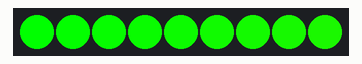
Bench run of a sketch on a simulated Arduino Mega 2560, built with avr-gcc and run on an emulated ATmega2560. On the bench: 9 RGB LEDs in strip order, left to right. Wiring (inferred from the names in the program): WS2801 LEDs: data pin 35; clock pin 39.

Above: at 13.73 s.
At 16.45 s:
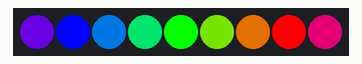
At 18.86 s:
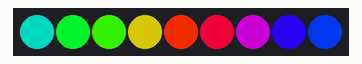
At 23.99 s:
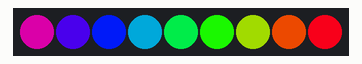
At 24.6 s:
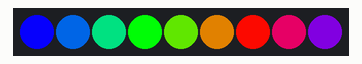
At 35.46 s:
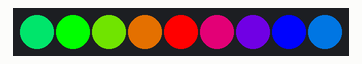

The sketch:

test1.ino
```cpp
#include "WS2801_Soft2.h"


/*****************************************************************************
Example sketch for driving WS2801 pixels
*****************************************************************************/

// Choose which 2 pins you will use for output.
// Can be any valid output pins.
// The colors of the wires may be totally different so
// BE SURE TO CHECK YOUR PIXELS TO SEE WHICH WIRES TO USE!
int dataPin0 = 37;
int dataPin1 = 36;
int dataPin2 = 35;
int clockPin = 39;
// Don't forget to connect the ground wire to Arduino ground,
// and the +5V wire to a +5V supply


// Set the first variable to the NUMBER of pixels. 25 = 25 pixels in a row
WS2801_Soft2 strip = WS2801_Soft2(dataPin0, dataPin1, dataPin2, clockPin);

// Optional: leave off pin numbers to use hardware SPI
// (pinout is then specific to each board and can't be changed)
//WS2801 strip = WS2801(25);

void setup() {

  strip.begin();

  // Update LED contents, to start they are all 'off'
  strip.show();
}


void loop() {
  // Some example procedures showing how to display to the pixels
 /* strip.setPixelColor(0, 255, 0, 0);
  strip.show();   // write all the pixels out
  delay(1000);
  strip.setPixelColor(0, 0, 255, 0);
  strip.show();   // write all the pixels out
  delay(1000);
  strip.setPixelColor(0, 0, 0, 255);
  strip.show();   // write all the pixels out
  delay(1000);
  strip.setPixelColor(0, 0, 0, 0);
  strip.show();   // write all the pixels out
  delay(1000);
  strip.setPixelColor(1, 255, 0, 0);
  strip.show();   // write all the pixels out
  delay(1000);
  strip.setPixelColor(1, 0, 255, 0);
  strip.show();   // write all the pixels out
  delay(1000);
  strip.setPixelColor(1, 0, 0, 255);
  strip.show();   // write all the pixels out
  delay(1000);
  strip.setPixelColor(1, 0, 0, 0);
  strip.show();   // write all the pixels out
  delay(1000);
  strip.setPixelColor(2, 255, 0, 0);
  strip.show();   // write all the pixels out
  delay(1000);
  strip.setPixelColor(2, 0, 255, 0);
  strip.show();   // write all the pixels out
  delay(1000);
  strip.setPixelColor(2, 0, 0, 255);
  strip.show();   // write all the pixels out
  delay(1000);
  strip.setPixelColor(2, 0, 0, 0);
  strip.show();   // write all the pixels out
  delay(1000);
  strip.setPixelColor(3, 255, 0, 0);
  strip.show();   // write all the pixels out
  delay(1000);
  strip.setPixelColor(3, 0, 255, 0);
  strip.show();   // write all the pixels out
  delay(1000);
  strip.setPixelColor(3, 0, 0, 255);
  strip.show();   // write all the pixels out
  delay(1000);
  strip.setPixelColor(3, 0, 0, 0);
  strip.show();   // write all the pixels out
  delay(1000);
  strip.setPixelColor(4, 255, 0, 0);
  strip.show();   // write all the pixels out
  delay(1000);
  strip.setPixelColor(4, 0, 255, 0);
  strip.show();   // write all the pixels out
  delay(1000);
  strip.setPixelColor(4, 0, 0, 255);
  strip.show();   // write all the pixels out
  delay(1000);
  strip.setPixelColor(4, 0, 0, 0);
  strip.show();   // write all the pixels out
  delay(1000);
  strip.setPixelColor(5, 255, 0, 0);
  strip.show();   // write all the pixels out
  delay(1000);
  strip.setPixelColor(5, 0, 255, 0);
  strip.show();   // write all the pixels out
  delay(1000);
  strip.setPixelColor(5, 0, 0, 255);
  strip.show();   // write all the pixels out
  delay(1000);
  strip.setPixelColor(5, 0, 0, 0);
  strip.show();   // write all the pixels out
  delay(1000);
  strip.setPixelColor(6, 255, 0, 0);
  strip.show();   // write all the pixels out
  delay(1000);
  strip.setPixelColor(6, 0, 255, 0);
  strip.show();   // write all the pixels out
  delay(1000);
  strip.setPixelColor(6, 0, 0, 255);
  strip.show();   // write all the pixels out
  delay(1000);
  strip.setPixelColor(6, 0, 0, 0);
  strip.show();   // write all the pixels out
  delay(1000);
    strip.setPixelColor(7, 255, 0, 0);
  strip.show();   // write all the pixels out
  delay(1000);
  strip.setPixelColor(7, 0, 255, 0);
  strip.show();   // write all the pixels out
  delay(1000);
  strip.setPixelColor(7, 0, 0, 255);
  strip.show();   // write all the pixels out
  delay(1000);
  strip.setPixelColor(7, 0, 0, 0);
  strip.show();   // write all the pixels out
  delay(1000);
  strip.setPixelColor(8, 255, 0, 0);
  strip.show();   // write all the pixels out
  delay(1000);
  strip.setPixelColor(8, 0, 255, 0);
  strip.show();   // write all the pixels out
  delay(1000);
  strip.setPixelColor(8, 0, 0, 255);
  strip.show();   // write all the pixels out
  delay(1000);
  strip.setPixelColor(8, 0, 0, 0);
  strip.show();   // write all the pixels out
  delay(1000);


 */


  //colorWipe(Color(255, 0, 0), 1000);
  //colorWipe(Color(0, 255, 0), 1000);
  //colorWipe(Color(0, 0, 255), 1000);
  rainbow(50);
  //delay(2000);
  rainbowCycle(1);
  //delay(2000);
  rainbowCycle(10);
  //delay(3000);
}

void rainbow(uint8_t wait) {
  int i, j;

  for (j=0; j < 256; j++) {     // 3 cycles of all 256 colors in the wheel
    for (i=0; i < 9; i++) {
      strip.setPixelColor(i, 0, Wheel( (i + j) % 255));
      strip.setPixelColor(i, 1, Wheel( (i + j) % 255));
      strip.setPixelColor(i, 2, Wheel( (i + j) % 255));
    }
    strip.show();   // write all the pixels out
    delay(wait);
  }
}

// Slightly different, this one makes the rainbow wheel equally distributed
// along the chain
void rainbowCycle(uint8_t wait) {
  int i, j;

  for (j=0; j < 256 * 5; j++) {     // 5 cycles of all 25 colors in the wheel
    for (i=0; i < 9; i++) {
      // tricky math! we use each pixel as a fraction of the full 96-color wheel
      // (thats the i / strip.numPixels() part)
      // Then add in j which makes the colors go around per pixel
      // the % 96 is to make the wheel cycle around
      strip.setPixelColor(i, 0, Wheel( ((i * 256 / 9) + j) % 256) );
      strip.setPixelColor(i, 1, Wheel( ((i * 256 / 9) + j) % 256) );
      strip.setPixelColor(i, 2, Wheel( ((i * 256 / 9) + j) % 256) );
    }
    strip.show();   // write all the pixels out
    delay(wait);
  }
}

// fill the dots one after the other with said color
// good for testing purposes
void colorWipe(uint32_t c, uint8_t wait) {
  int i;

  for (i=0; i < 9; i++) {
      strip.setPixelColor(i, 0, c);
      strip.setPixelColor(i, 1, c);
      strip.setPixelColor(i, 2, c);

      strip.show();
      delay(wait);
  }
}

/* Helper functions */

// Create a 24 bit color value from R,G,B
uint32_t Color(byte r, byte g, byte b)
{
  uint32_t c;
  c = r;
  c <<= 8;
  c |= g;
  c <<= 8;
  c |= b;
  return c;
}

//Input a value 0 to 255 to get a color value.
//The colours are a transition r - g -b - back to r
uint32_t Wheel(byte WheelPos)
{
  if (WheelPos < 85) {
   return Color(WheelPos * 3, 255 - WheelPos * 3, 0);
  } else if (WheelPos < 170) {
   WheelPos -= 85;
   return Color(255 - WheelPos * 3, 0, WheelPos * 3);
  } else {
   WheelPos -= 170;
   return Color(0, WheelPos * 3, 255 - WheelPos * 3);
  }
}
```

WS2801_Soft2.cpp
```cpp
#include "WS2801_Soft2.h"

// Example to control WS2801-based RGB LED Modules in a strand or strip
// Written by Adafruit - MIT license
// Modified by Stefan Toubia:
// Removed Hardware SPI and modified Soft SPI to run 9 separate data pins

/*****************************************************************************/

// Constructor for use with arbitrary clock/data pins:
// n is number of WS2801 per data pin?
//Constructor for 3 boards
WS2801_Soft2::WS2801_Soft2(uint8_t dpin0, uint8_t dpin1, uint8_t dpin2, uint8_t cpin) {
  numBoards = 3;
  alloc(9);
  updatePins(dpin0, dpin1, dpin2, cpin);
}

//constructor for 6 boards
WS2801_Soft2::WS2801_Soft2(uint8_t dpin0, uint8_t dpin1, uint8_t dpin2, uint8_t dpin3, uint8_t dpin4, uint8_t dpin5, uint8_t cpin) {
  numBoards = 6;
  alloc(9);
  updatePins(dpin0, dpin1, dpin2, dpin3, dpin4, dpin5, cpin);
}

//constructor for 9 boards
WS2801_Soft2::WS2801_Soft2


(uint8_t dpin0, uint8_t dpin1, uint8_t dpin2, uint8_t dpin3, uint8_t dpin4, uint8_t dpin5, uint8_t dpin6, uint8_t dpin7, uint8_t dpin8, uint8_t cpin) {
  alloc(9);
  updatePins(dpin0, dpin1, dpin2, dpin3, dpin4, dpin5, dpin6, dpin7, dpin8, cpin);
  numBoards = 9;
}

// Allocate 3 bytes per pixel, init to RGB 'off' state:
void WS2801_Soft2::alloc(uint16_t n) {
  numLEDs = 9;
  if(numBoards == 3) {
    pixels0  = (uint8_t *)calloc(n, 3);
    pixels1  = (uint8_t *)calloc(n, 3);
    pixels2  = (uint8_t *)calloc(n, 3);
  }else if(numBoards == 6){
    pixels0  = (uint8_t *)calloc(n, 3);
    pixels1  = (uint8_t *)calloc(n, 3);
    pixels2  = (uint8_t *)calloc(n, 3);
    pixels3  = (uint8_t *)calloc(n, 3);
    pixels4  = (uint8_t *)calloc(n, 3);
    pixels5  = (uint8_t *)calloc(n, 3);
  }else if(numBoards == 9){
    pixels0  = (uint8_t *)calloc(n, 3);
    pixels1  = (uint8_t *)calloc(n, 3);
    pixels2  = (uint8_t *)calloc(n, 3);
    pixels3  = (uint8_t *)calloc(n, 3);
    pixels4  = (uint8_t *)calloc(n, 3);
    pixels5  = (uint8_t *)calloc(n, 3);
    pixels6  = (uint8_t *)calloc(n, 3);
    pixels7  = (uint8_t *)calloc(n, 3);
    pixels8  = (uint8_t *)calloc(n, 3);
  }
}

// Activate hard/soft SPI as appropriate:
void WS2801_Soft2::begin(void) {
  if(numBoards >= 3){
    pinMode(datapin0, OUTPUT);
    pinMode(datapin1, OUTPUT);
    pinMode(datapin2, OUTPUT);
  }
  if(numBoards >= 6){
    pinMode(datapin3, OUTPUT);
    pinMode(datapin4, OUTPUT);
    pinMode(datapin5, OUTPUT);
  }
  if(numBoards == 9){
    pinMode(datapin6, OUTPUT);
    pinMode(datapin7, OUTPUT);
    pinMode(datapin8, OUTPUT);
  }

  pinMode(clkpin , OUTPUT);

}


// Change pin assignments post-constructor, using arbitrary pins:
void WS2801_Soft2::updatePins(uint8_t dpin0, uint8_t dpin1, uint8_t dpin2, uint8_t cpin) {

  datapin0     = dpin0;
  datapin1     = dpin1;
  datapin2     = dpin2;

  clkpin      = cpin;
  clkport     = portOutputRegister(digitalPinToPort(cpin));
  clkpinmask  = digitalPinToBitMask(cpin);

  dataport0    = portOutputRegister(digitalPinToPort(dpin0));
  datapinmask0 = digitalPinToBitMask(dpin0);

  dataport1    = portOutputRegister(digitalPinToPort(dpin1));
  datapinmask1 = digitalPinToBitMask(dpin1);

  dataport2    = portOutputRegister(digitalPinToPort(dpin2));
  datapinmask2 = digitalPinToBitMask(dpin2);

}

void WS2801_Soft2::updatePins(uint8_t dpin0, uint8_t dpin1, uint8_t dpin2, uint8_t dpin3, uint8_t dpin4, uint8_t dpin5, uint8_t cpin) {

  datapin0     = dpin0;
  datapin1     = dpin1;
  datapin2     = dpin2;
  datapin3     = dpin3;
  datapin4     = dpin4;
  datapin5     = dpin5;


  clkpin      = cpin;
  clkport     = portOutputRegister(digitalPinToPort(cpin));
  clkpinmask  = digitalPinToBitMask(cpin);

  dataport0    = portOutputRegister(digitalPinToPort(dpin0));
  datapinmask0 = digitalPinToBitMask(dpin0);

  dataport1    = portOutputRegister(digitalPinToPort(dpin1));
  datapinmask1 = digitalPinToBitMask(dpin1);

  dataport2    = portOutputRegister(digitalPinToPort(dpin2));
  datapinmask2 = digitalPinToBitMask(dpin2);

  dataport3    = portOutputRegister(digitalPinToPort(dpin3));
  datapinmask3 = digitalPinToBitMask(dpin3);

  dataport4    = portOutputRegister(digitalPinToPort(dpin4));
  datapinmask4 = digitalPinToBitMask(dpin4);

  dataport5    = portOutputRegister(digitalPinToPort(dpin5));
  datapinmask5 = digitalPinToBitMask(dpin5);


}

void WS2801_Soft2::updatePins(uint8_t dpin0, uint8_t dpin1, uint8_t dpin2, uint8_t dpin3, uint8_t dpin4, uint8_t dpin5, uint8_t dpin6, uint8_t dpin7, uint8_t dpin8, uint8_t cpin) {

  datapin0     = dpin0;
  datapin1     = dpin1;
  datapin2     = dpin2;
  datapin3     = dpin3;
  datapin4     = dpin4;
  datapin5     = dpin5;
  datapin6     = dpin6;
  datapin7     = dpin7;
  datapin8     = dpin8;

  clkpin      = cpin;
  clkport     = portOutputRegister(digitalPinToPort(cpin));
  clkpinmask  = digitalPinToBitMask(cpin);

  dataport0    = portOutputRegister(digitalPinToPort(dpin0));
  datapinmask0 = digitalPinToBitMask(dpin0);

  dataport1    = portOutputRegister(digitalPinToPort(dpin1));
  datapinmask1 = digitalPinToBitMask(dpin1);

  dataport2    = portOutputRegister(digitalPinToPort(dpin2));
  datapinmask2 = digitalPinToBitMask(dpin2);

  dataport3    = portOutputRegister(digitalPinToPort(dpin3));
  datapinmask3 = digitalPinToBitMask(dpin3);

  dataport4    = portOutputRegister(digitalPinToPort(dpin4));
  datapinmask4 = digitalPinToBitMask(dpin4);

  dataport5    = portOutputRegister(digitalPinToPort(dpin5));
  datapinmask5 = digitalPinToBitMask(dpin5);

  dataport6    = portOutputRegister(digitalPinToPort(dpin6));
  datapinmask6 = digitalPinToBitMask(dpin6);

  dataport7    = portOutputRegister(digitalPinToPort(dpin7));
  datapinmask7 = digitalPinToBitMask(dpin7);

  dataport8    = portOutputRegister(digitalPinToPort(dpin8));
  datapinmask8 = digitalPinToBitMask(dpin8);
}

void WS2801_Soft2::show(void) {
  uint16_t i, nl3 = numLEDs * 3; // 3 bytes per LED
  uint8_t  bit;

  // Write 24 bits per pixel:

    for(i=0; i<nl3; i++ ) {
      for(bit=0x80; bit; bit >>= 1) {
        if(numBoards >= 3){
          if(pixels0[i] & bit) *dataport0 |=  datapinmask0;
          else                *dataport0 &= ~datapinmask0;

          if(pixels1[i] & bit) *dataport1 |=  datapinmask1;
          else                *dataport1 &= ~datapinmask1;

          if(pixels2[i] & bit) *dataport2 |=  datapinmask2;
          else                *dataport2 &= ~datapinmask2;
        }
        if(numBoards >= 6){
          if(pixels3[i] & bit) *dataport3 |=  datapinmask3;
          else                *dataport3 &= ~datapinmask3;

          if(pixels4[i] & bit) *dataport4 |=  datapinmask4;
          else                *dataport4 &= ~datapinmask4;

          if(pixels5[i] & bit) *dataport5 |=  datapinmask5;
          else                *dataport5 &= ~datapinmask5;
        }
        if(numBoards == 9){
          if(pixels6[i] & bit) *dataport6 |=  datapinmask6;
          else                *dataport6 &= ~datapinmask6;

          if(pixels7[i] & bit) *dataport7 |=  datapinmask7;
          else                *dataport7 &= ~datapinmask7;

          if(pixels8[i] & bit) *dataport8 |=  datapinmask8;
          else                *dataport8 &= ~datapinmask8;
        }

        *clkport |=  clkpinmask;
        *clkport &= ~clkpinmask;
      }
    }

  delay(1); // Data is latched by holding clock pin low for 1 millisecond
}

// Set pixel color from separate 8-bit R, G, B components:
void WS2801_Soft2::setPixelColor(uint16_t index, uint16_t board, uint8_t r, uint8_t g, uint8_t b) {
  if(index < numLEDs) { // Arrays are 0-indexed, thus NOT '<='
    switch(board){
      case 0:
      {
        uint8_t *p = &pixels0[index * 3];
        *p++ = r;
        *p++ = g;
        *p++ = b;
        break;
      }
      case 1:
      {
        uint8_t *p = &pixels1[index * 3];
        *p++ = r;
        *p++ = g;
        *p++ = b;
        break;
      }
      case 2:
      {
        uint8_t *p = &pixels2[index * 3];
        *p++ = r;
        *p++ = g;
        *p++ = b;
        break;
      }
      case 3:
      {
        uint8_t *p = &pixels3[index * 3];
        *p++ = r;
        *p++ = g;
        *p++ = b;
        break;
      }
      case 4:
      {
        uint8_t *p = &pixels4[index * 3];
        *p++ = r;
        *p++ = g;
        *p++ = b;
        break;
      }
      case 5:
      {
        uint8_t *p = &pixels5[index * 3];
        *p++ = r;
        *p++ = g;
        *p++ = b;
        break;
      }
      case 6:
      {
        uint8_t *p = &pixels6[index * 3];
        *p++ = r;
        *p++ = g;
        *p++ = b;
        break;
      }
      case 7:
      {
        uint8_t *p = &pixels7[index * 3];
        *p++ = r;
        *p++ = g;
        *p++ = b;
        break;
      }
      case 8:
      {
        uint8_t *p = &pixels8[index * 3];
        *p++ = r;
        *p++ = g;
        *p++ = b;
        break;
      }
    }

  }
}

// Set pixel color from 'packed' 32-bit RGB value:
void WS2801_Soft2::setPixelColor(uint16_t index, uint16_t board, uint32_t c) {
  if(index < numLEDs) { // Arrays are 0-indexed, thus NOT '<='
    // To keep the show() loop as simple & fast as possible, the
    // internal color representation is native to different pixel
    // types.  For compatibility with existing code, 'packed' RGB
    // values passed in or out are always 0xRRGGBB order.
    switch(board){
      case 0:
      {
        uint8_t *p = &pixels0[index * 3];
        *p++ = c >> 16; // Red
        *p++ = c >>  8; // Green
        *p++ = c;         // Blue
        break;
      }
      case 1:
      {
        uint8_t *p = &pixels1[index * 3];
        *p++ = c >> 16; // Red
        *p++ = c >>  8; // Green
        *p++ = c;         // Blue
        break;
      }
      case 2:
      {
        uint8_t *p = &pixels2[index * 3];
        *p++ = c >> 16; // Red
        *p++ = c >>  8; // Green
        *p++ = c;         // Blue
        break;
      }
      case 3:
      {
        uint8_t *p = &pixels3[index * 3];
        *p++ = c >> 16; // Red
        *p++ = c >>  8; // Green
        *p++ = c;         // Blue
        break;
      }
      case 4:
      {
        uint8_t *p = &pixels4[index * 3];
        *p++ = c >> 16; // Red
        *p++ = c >>  8; // Green
        *p++ = c;         // Blue
        break;
      }
      case 5:
      {
        uint8_t *p = &pixels5[index * 3];
        *p++ = c >> 16; // Red
        *p++ = c >>  8; // Green
        *p++ = c;         // Blue
        break;
      }
      case 6:
      {
        uint8_t *p = &pixels6[index * 3];
        *p++ = c >> 16; // Red
        *p++ = c >>  8; // Green
        *p++ = c;         // Blue
        break;
      }
      case 7:
      {
        uint8_t *p = &pixels7[index * 3];
        *p++ = c >> 16; // Red
        *p++ = c >>  8; // Green
        *p++ = c;         // Blue
        break;
      }
      case 8:
      {
        uint8_t *p = &pixels8[index * 3];
        *p++ = c >> 16; // Red
        *p++ = c >>  8; // Green
        *p++ = c;         // Blue
        break;
      }
    }
  }
}
```

Source omitted: WS2801_Soft2.h (1968 bytes)
